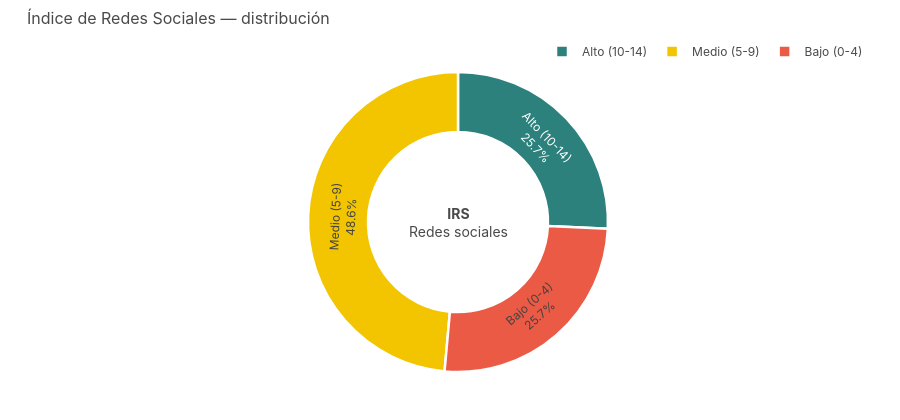

The notebook cell saved with this chart:
### Markdown cell above
## G5 · Distribución IRS — Índice de Redes Sociales
*Escena 5 — dona bajo/medio/alto*

### Code cell
# ── G5 · Distribución IRS (E5) ───────────────────────────────────────────────
irs_counts = df["Nivel IRS"].value_counts()
order = ["Alto (10-14)", "Medio (5-9)", "Bajo (0-4)"]
# Usar el nivel que exista en los datos
order_real = [o for o in order if o in irs_counts.index]
irs_df = pd.DataFrame({"Nivel": order_real, "n": [irs_counts.get(o, 0) for o in order_real]})
irs_df["pct"] = (irs_df["n"] / irs_df["n"].sum() * 100).round(1)

colors_irs = [VERDE_A, MOSTAZA, CORAL]

fig5 = go.Figure(go.Pie(
    labels=irs_df["Nivel"], values=irs_df["n"],
    hole=0.60,
    marker=dict(colors=colors_irs[:len(irs_df)], line=dict(color="white", width=2.5)),
    textinfo="label+percent",
    textfont=dict(size=12, family="Inter, Arial, sans-serif"),
    sort=False,
))
fig5.add_annotation(text="<b>IRS</b><br>Redes sociales",
                    x=0.5, y=0.5, showarrow=False,
                    font=dict(size=14, color=GRIS_T, family="Inter, Arial, sans-serif"),
                    align="center")
fig5.update_layout(**base_layout("Índice de Redes Sociales — distribución", height=420, showlegend=True))
fig5.show()
fig5.write_html(os.path.join(OUTPUT_PATH, "G5_dona_IRS.html"))
print("✓ G5 guardado")

### Figure 1 — Plotly figure (JSON) as saved in the notebook; plotly's stock layout.template omitted (floating-point values rounded to 4 significant figures)
{"data": [{"hole": 0.6, "labels": ["Alto (10-14)", "Medio (5-9)", "Bajo (0-4)"], "marker": {"colors": ["#2C817C", "#F2C500", "#EA5A45"], "line": {"color": "white", "width": 2.5}}, "sort": false, "textfont": {"family": "Inter, Arial, sans-serif", "size": 12}, "textinfo": "label+percent", "type": "pie", "values": [9, 17, 9]}], "layout": {"annotations": [{"align": "center", "font": {"color": "#4A4A4A", "family": "Inter, Arial, sans-serif", "size": 14}, "showarrow": false, "text": "<b>IRS</b><br>Redes sociales", "x": 0.5, "y": 0.5}], "font": {"color": "#4A4A4A", "family": "Inter, Arial, sans-serif", "size": 13}, "height": 420, "legend": {"font": {"size": 12}, "orientation": "h", "x": 1, "xanchor": "right", "y": 1.02, "yanchor": "bottom"}, "margin": {"b": 48, "l": 48, "r": 32, "t": 72}, "paper_bgcolor": "white", "plot_bgcolor": "#F7F6F3", "showlegend": true, "title": {"font": {"color": "#4A4A4A", "family": "Inter, Arial, sans-serif", "size": 16}, "text": "Índice de Redes Sociales — distribución", "x": 0.03, "xanchor": "left", "y": 0.97}}}
